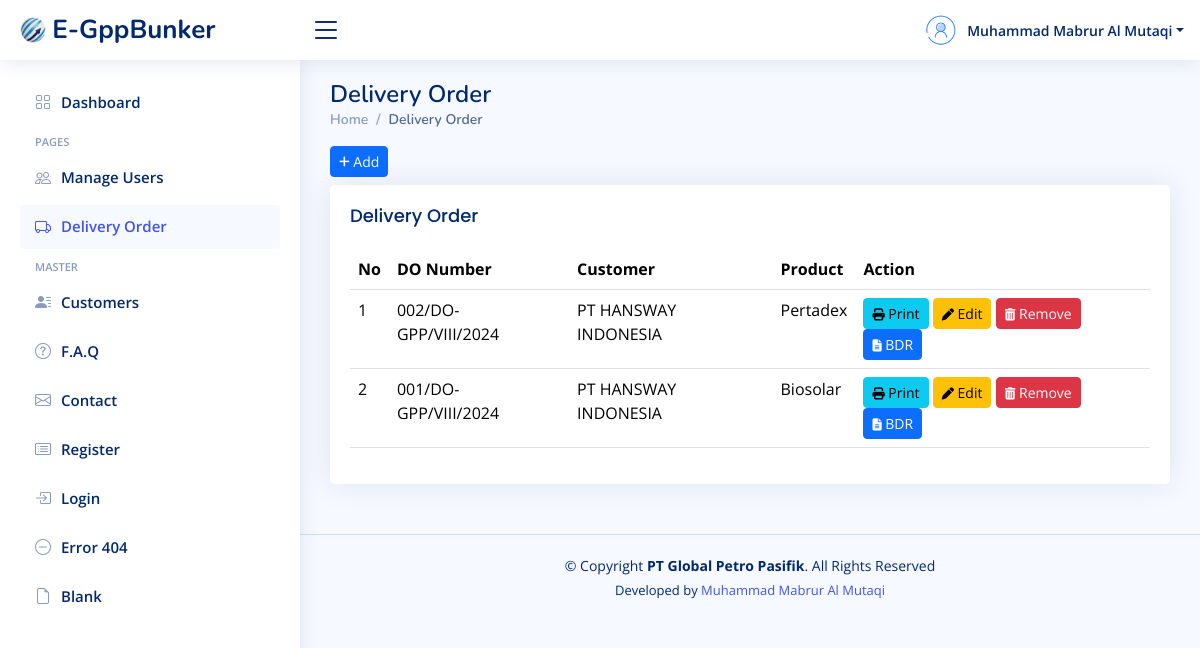
/manage-delivery-order.php (signed in), run on an earlier commit of the app's database.
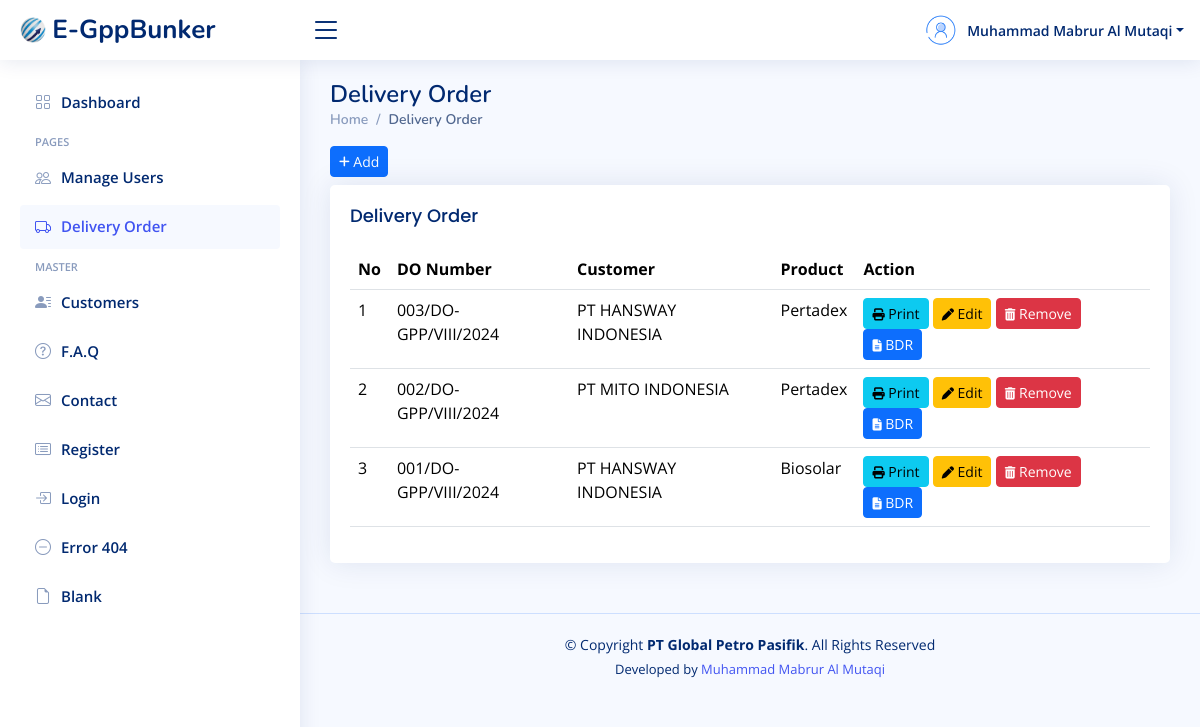
And on a later commit of the database.
### tables this page shows
CREATE TABLE `delivery_order` (
  `id_do` int(10) NOT NULL,
  `po_number` varchar(50) DEFAULT NULL,
  `do_number` varchar(50) NOT NULL,
  `do_date` date DEFAULT NULL,
  `customer_id` int(10) NOT NULL,
  `product` varchar(60) NOT NULL,
  `armada` varchar(60) NOT NULL,
  `quantity` bigint(15) NOT NULL,
  `driver` varchar(50) DEFAULT NULL,
  `departure_time` varchar(30) DEFAULT NULL,
  `arrival_time` varchar(30) DEFAULT NULL,
  `loading_port` varchar(50) NOT NULL,
  `discharging_port` varchar(50) NOT NULL,
  `commence_pump` varchar(30) DEFAULT NULL,
  `finished_pump` varchar(30) DEFAULT NULL,
  `seal_number1` varchar(30) DEFAULT NULL,
  `seal_number2` varchar(30) DEFAULT NULL
);

CREATE TABLE `customer` (
  `id_customer` int(10) NOT NULL,
  `customer_name` varchar(60) NOT NULL,
  `address` text NOT NULL
);

### manage-delivery-order.php (the view, shortened to what this page needs)
<?php
    include "koneksi.php";
    $nama = $_SESSION["nama"];
?>
<!DOCTYPE html>
<html lang="en">
<?php
    include "layouts/head-css.php";
?>
<body>
<?php
    include "layouts/header.php";
?>
<?php
    include "layouts/sidebar.php";
?>
<main id="main" class="main">
    <div class="pagetitle">
      <h1>Delivery Order</h1>
      <nav>
        <ol class="breadcrumb">
          <li class="breadcrumb-item"><a href="index.php">Home</a></li>
          <li class="breadcrumb-item active">Delivery Order</li>
        </ol>
      </nav>
    </div>
    <a href="tambah-delivery.php" class="btn btn-primary btn-sm mb-2"><i class="fa fa-plus fa-sm"></i> Add</a>
    <section class="section">
      <div class="row">
        <div class="col-lg-12">
          <div class="card">
            <div class="card-body">
              <h5 class="card-title">Delivery Order</h5>
                <div class="table-responsive">
                  <table class="table datatable">
                    <thead>
                      <tr>
                        <th>No</th>
                        <th>DO Number</th>
                        <th>Customer</th>
                        <th>Product</th>
                        <th>Action</th>
                      </tr>
                    </thead>
                    <tbody>
                    <?php
                        $no = 1;
                        $query = "SELECT * FROM delivery_order JOIN customer ON customer.id_customer=delivery_order.customer_id ORDER BY id_do DESC";
                        $tampil = mysqli_query($koneksi, $query);
                        if (mysqli_num_rows($tampil) > 0) {
                            while ($data = mysqli_fetch_assoc($tampil)){
                    ?>
                      <tr>
                        <td><?= $no++?></td>
                        <td><?= $data['do_number']?></td>
                        <td><?= $data['customer_name']?></td>
                        <td><?= $data['product']?></td>
                        <td>
                          <a href="#" class="btn btn-info btn-sm" onclick="printContent(<?= $data['id_do']?>);"><i class="fa fa-print fa-sm"></i> Print</a>
                          <a href="edit-delivery.php?id_do=<?= $data['id_do']?>" class="btn btn-warning btn-sm"><i class="fa fa-pen fa-sm"></i> Edit</a>
                          <a href="#" class="btn btn-danger btn-sm" onclick="return confirmRemove(<?= $data['id_do']?>);"><i class="fa fa-trash fa-sm"></i> Remove</a>
                          <a href="tambah-bdr.php?id_do=<?= $data['id_do']?>" class="btn btn-primary btn-sm"><i class="fa fa-file-alt fa-sm"></i> BDR</a>
                        </td>
                      </tr>
                    <?php
                        }
                    } else {
                    ?>
                        <tr>
                            <td colspan="5" class="text-center">Tidak ada data</td>
                        </tr>
                    <?php } ?>
                    </tbody>
                  </table>
                </div>
            </div>
          </div>
        </div>
      </div>
    </section>
  </main>
<?php
    include "layouts/footer.php";
?>
</body>
</html>

### layouts/head-css.php (shortened to what this page needs)
<head>
  <link href="assets/vendor/bootstrap/css/bootstrap.min.css" rel="stylesheet">
  <link href="assets/vendor/bootstrap-icons/bootstrap-icons.css" rel="stylesheet">
  <link href="assets/vendor/boxicons/css/boxicons.min.css" rel="stylesheet">
  <link href="assets/vendor/quill/quill.snow.css" rel="stylesheet">
  <link href="assets/vendor/quill/quill.bubble.css" rel="stylesheet">
  <link href="assets/vendor/remixicon/remixicon.css" rel="stylesheet">
  <link href="assets/vendor/simple-datatables/style.css" rel="stylesheet">
  <link href="assets/css/style.css" rel="stylesheet">
  <link rel="stylesheet" href="node_modules/@fortawesome/fontawesome-free/css/all.min.css">
</head>

### layouts/header.php (shortened to what this page needs)
<header id="header" class="header fixed-top d-flex align-items-center">
<div class="d-flex align-items-center justify-content-between">
  <a href="index.php" class="logo d-flex align-items-center">
    <img src="assets/img/logo-gpp-2.png" alt="">
    <span class=" d-lg-block">E-GppBunker</span>
  </a>
  <i class="bi bi-list toggle-sidebar-btn"></i>
</div>
<nav class="header-nav ms-auto">
  <ul class="d-flex align-items-center">
    <li class="nav-item dropdown pe-3">
      <a class="nav-link nav-profile d-flex align-items-center pe-0" href="#" data-bs-toggle="dropdown">
        <img src="assets/img/user-286.png" alt="Profile" class="rounded-circle">
        <span class="d-none d-md-block dropdown-toggle ps-2"><?= $nama?></span>
      </a>
    </li>
  </ul>
</nav>
</header>

### layouts/sidebar.php
<aside id="sidebar" class="sidebar">
<ul class="sidebar-nav" id="sidebar-nav">
  <li class="nav-item">
    <a class="nav-link <?= basename($_SERVER['PHP_SELF']) == 'index.php' || basename($_SERVER['PHP_SELF']) == 'my-profile.php' || basename($_SERVER['PHP_SELF']) == 'change-profile.php' || basename($_SERVER['PHP_SELF']) == 'change-password.php' ? '' : 'collapsed'?>" href="index.php">
      <i class="bi bi-grid"></i>
      <span>Dashboard</span>
    </a>
  </li>
  <li class="nav-heading">Pages</li>
  <?php if (isset($_SESSION['is_admin']) && $_SESSION['is_admin'] == true): ?>
    <li class="nav-item ">
      <a class="nav-link <?= basename($_SERVER['PHP_SELF']) == 'manage-users.php' || basename($_SERVER['PHP_SELF']) == 'tambah-user.php' || basename($_SERVER['PHP_SELF']) == 'reset-password.php' ? '' : 'collapsed'?>" href="manage-users.php">
        <i class="bi bi-people"></i>
        <span>Manage Users</span>
      </a>
    </li>
  <?php endif; ?>
  <li class="nav-item">
    <a class="nav-link <?= basename($_SERVER['PHP_SELF']) == 'manage-delivery-order.php' || basename($_SERVER['PHP_SELF']) == 'tambah-delivery.php' || basename($_SERVER['PHP_SELF']) == 'edit-delivery.php' || basename($_SERVER['PHP_SELF']) == 'tambah-bdr.php' ? '' : 'collapsed'?>" href="manage-delivery-order.php">
      <i class="bi bi-truck"></i>
      <span>Delivery Order</span>
    </a>
  </li>
  <li class="nav-heading">Master</li>
  <li class="nav-item">
    <a class="nav-link <?= basename($_SERVER['PHP_SELF']) == 'manage-customers.php' || basename($_SERVER['PHP_SELF']) == 'tambah-customer.php' || basename($_SERVER['PHP_SELF']) == 'edit-customer.php' ? '' : 'collapsed'?>" href="manage-customers.php">
      <i class="bi bi-person-lines-fill"></i>
      <span>Customers</span>
    </a>
  </li>
  <li class="nav-item">
    <a class="nav-link collapsed" href="pages-faq.html">
      <i class="bi bi-question-circle"></i>
      <span>F.A.Q</span>
    </a>
  </li>
  <li class="nav-item">
    <a class="nav-link collapsed" href="pages-contact.html">
      <i class="bi bi-envelope"></i>
      <span>Contact</span>
    </a>
  </li>
  <li class="nav-item">
    <a class="nav-link collapsed" href="pages-register.html">
      <i class="bi bi-card-list"></i>
      <span>Register</span>
    </a>
  </li>
  <li class="nav-item">
    <a class="nav-link collapsed" href="pages-login.html">
      <i class="bi bi-box-arrow-in-right"></i>
      <span>Login</span>
    </a>
  </li>
  <li class="nav-item">
    <a class="nav-link collapsed" href="pages-error-404.html">
      <i class="bi bi-dash-circle"></i>
      <span>Error 404</span>
    </a>
  </li>
  <li class="nav-item">
    <a class="nav-link collapsed" href="pages-blank.html">
      <i class="bi bi-file-earmark"></i>
      <span>Blank</span>
    </a>
  </li>
</ul>
</aside>

### layouts/footer.php
<footer id="footer" class="footer">
    <div class="copyright">
        &copy; Copyright <strong><span>PT Global Petro Pasifik</span></strong>. All Rights Reserved
    </div>
    <div class="credits">
        Developed by <a href="https://www.instagram.com/mabruralmutaqi/" target="_blank">Muhammad Mabrur Al Mutaqi</a>
    </div>
</footer>

### assets/css/style.css (style rules this page uses)
:root { scroll-behavior: smooth; }
body { font-family: "Open Sans", sans-serif; background: #f6f9ff; color: #444444; }
a { color: #4154f1; text-decoration: none; }
h1, h2, h3, h4, h5, h6 { font-family: "Nunito", sans-serif; }
#main { margin-top: 60px; padding: 20px 30px; transition: all 0.3s; }
.pagetitle { margin-bottom: 10px; }
.pagetitle h1 { font-size: 24px; margin-bottom: 0; font-weight: 600; color: #012970; }
.card { margin-bottom: 30px; border: none; border-radius: 5px; box-shadow: 0px 0 30px rgba(1, 41, 112, 0.1); }
.card-title { padding: 20px 0 15px 0; font-size: 18px; font-weight: 500; color: #012970; font-family: "Poppins", sans-serif; }
.card-body { padding: 0 20px 20px 20px; }
.breadcrumb { font-size: 14px; font-family: "Nunito", sans-serif; color: #899bbd; font-weight: 600; }
.breadcrumb a { color: #899bbd; transition: 0.3s; }
.breadcrumb .breadcrumb-item::before { color: #899bbd; }
.breadcrumb .active { color: #51678f; font-weight: 600; }
.logo { line-height: 1; }
@media (min-width: 1200px) { .logo { width: 280px; } }
.logo img { max-height: 26px; margin-right: 6px; }
.logo span { font-size: 26px; font-weight: 700; color: #012970; font-family: "Nunito", sans-serif; }
.header { transition: all 0.5s; z-index: 997; height: 60px; box-shadow: 0px 2px 20px rgba(1, 41, 112, 0.1); background-color: #fff; padding-left: 20px; }
.header .toggle-sidebar-btn { font-size: 32px; padding-left: 10px; cursor: pointer; color: #012970; }
.header-nav ul { list-style: none; }
.header-nav>ul { margin: 0; padding: 0; }
.header-nav .nav-profile { color: #012970; }
.header-nav .nav-profile img { max-height: 36px; }
.header-nav .nav-profile span { font-size: 14px; font-weight: 600; }
.sidebar { position: fixed; top: 60px; left: 0; bottom: 0; width: 300px; z-index: 996; transition: all 0.3s; padding: 20px; overflow-y: auto; scrollbar-width: thin; scrollbar-color: #aab7cf transparent; box-shadow: 0px 0px 20px rgba(1, 41, 112, 0.1); background-color: #fff; }
@media (min-width: 1200px) { #main, #footer { margin-left: 300px; } }
.sidebar-nav { padding: 0; margin: 0; list-style: none; }
.sidebar-nav li { padding: 0; margin: 0; list-style: none; }
.sidebar-nav .nav-item { margin-bottom: 5px; }
.sidebar-nav .nav-heading { font-size: 11px; text-transform: uppercase; color: #899bbd; font-weight: 600; margin: 10px 0 5px 15px; }
.sidebar-nav .nav-link { display: flex; align-items: center; font-size: 15px; font-weight: 600; color: #4154f1; transition: 0.3; background: #f6f9ff; padding: 10px 15px; border-radius: 4px; }
.sidebar-nav .nav-link i { font-size: 16px; margin-right: 10px; color: #4154f1; }
.sidebar-nav .nav-link.collapsed { color: #012970; background: #fff; }
.sidebar-nav .nav-link.collapsed i { color: #899bbd; }
.footer { padding: 20px 0; font-size: 14px; transition: all 0.3s; border-top: 1px solid #cddfff; }
.footer .copyright { text-align: center; color: #012970; }
.footer .credits { padding-top: 5px; text-align: center; font-size: 13px; color: #012970; }

What changed in the data, as far as the page shows it:
added delivery_order: do_number "003/DO-GPP/VIII/2024", customer.customer_name "PT HANSWAY INDONESIA", product "Pertadex"
changed delivery_order: customer.customer_name "PT HANSWAY INDONESIA" → "PT MITO INDONESIA"
